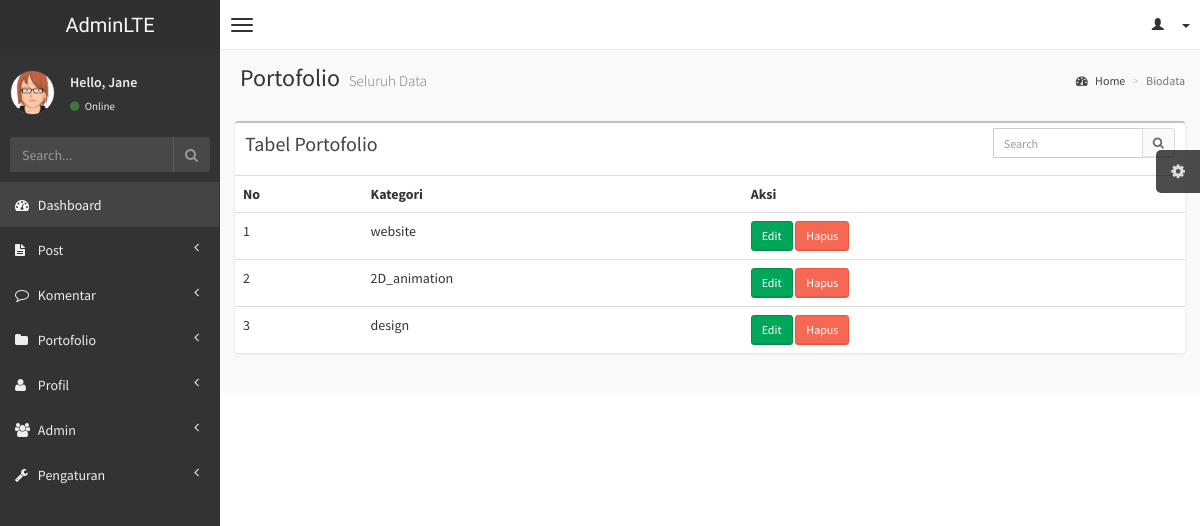
Page /admin/kategori_portofolio.php (signed in) on the committed database.
### tables this page shows
CREATE TABLE `kategori_portofolio` (
  `id_kategori` int(11) NOT NULL,
  `judul` varchar(300) NOT NULL
);

### classes/portofolio.php (called while the page is built, shortened)
<?php
class portofolio
{
  private $db;
    function __construct()
    {
      $this->db = database::getInstance();
    }
  public function get_edit_kategori()
  {
  $port = $this->db->get_all('kategori_portofolio');
  return $port;
  }
  public function get_count_portofolio()
  {
  $skill = $this->db->get_count('portofolio');
  return $skill;
  }
}
?>

### classes/database.php (called while the page is built, shortened)
<?php
class database{
private static $INSTANCE = null;
private $Mysqli,
        $HOST ='localhost',
        $USER ='root',
        $PASS = '',
        $DBNAME ='co';
public function  __construct()
{
  $this->mysqli = new mysqli ($this->HOST, $this->USER, $this->PASS, $this->DBNAME);
}
  public static function getInstance(){
  if (!isset(self::$INSTANCE)){
    self::$INSTANCE = new database();
  }
  return self::$INSTANCE;
}
public function get_all($table){
$query = "SELECT * FROM $table";
$result = $this->mysqli->query($query);
while ($row = $result->fetch_assoc()){
$results[] = $row;
}
return $results;
}
public function get_count($table){
$query = "SELECT * FROM $table";
$result = $this->mysqli->query($query);
$row = $result->num_rows;
return $row;
}
}
?>

### core/admin_init_oop.php (called while the page is built, shortened)
<?php
$port = new portofolio();
 ?>

### admin/kategori_portofolio.php (the view, shortened to what this page needs)
<?php  require_once '../core/admin_init_oop.php';?>
<?php  require_once "../resources/header_admin.php"; ?>
<?php
$portofolio = $port->get_edit_kategori();
$num = $port->get_count_portofolio();
 ?>
<aside class="right-side">
     <section class="content-header">
         <h1>
             Portofolio
             <small>Seluruh Data</small>
         </h1>
         <ol class="breadcrumb">
             <li><a href="#"><i class="fa fa-dashboard"></i> Home</a></li>
             <li class="active">Biodata</li>
         </ol>
     </section>
     <section class="content">
         <div class="row">
           <div class="col-xs-12">
                               <div class="box">
                                   <div class="box-header">
                                       <h3 class="box-title">Tabel Portofolio</h3>
                                       <div class="box-tools">
                                           <div class="input-group">
                                               <input type="text" name="table_search" class="form-control input-sm pull-right" style="width: 150px;" placeholder="Search">
                                               <div class="input-group-btn">
                                                   <button class="btn btn-sm btn-default"><i class="fa fa-search"></i></button>
                                               </div>
                                           </div>
                                       </div>
                                   </div>
                                   <div class="box-body table-responsive no-padding">
                                       <table class="table table-hover">
                                           <tbody><tr>
                                               <th>No</th>
                                               <th>Kategori</th>
                                               <th>Aksi</th>
                                           </tr>
                                           <?php if($num!= 0){
                                               $no = 1; ?>
                                           <?php foreach ($portofolio as $port): ?>
                                           <tr>
                                               <td><?php echo $no;?></td>
                                               <td><?php echo $port['judul'];?></td>
                                               <td>
                                                 <a href="../admin/edit_kategori_port.php?edit=<?php echo $port['id_kategori'] ?>">
                                                 <button class="btn btn-success btn-sm">Edit</button>
                                                 </a>
                                                 <a href="../admin/delete_kategori_port.php?delete=<?php echo $port['id_kategori'] ?>">
                                                  <button class="btn btn-danger btn-sm">Hapus</button>
                                                </a>
                                               </td>
                                           </tr>
                                         <?php $no++;  endforeach;  }?>
                                       </tbody></table>
                                   </div>
                               </div>
                           </div>
         </div>
     </section>
 </aside>
<?php require_once "../resources/footer_admin.php"; ?>

### resources/css/AdminLTE.css (style rules this page uses)
html, body { overflow-x: hidden!important; font-family: 'Source Sans Pro', sans-serif; -webkit-font-smoothing: antialiased; min-height: 100%; background: #f9f9f9; }
a { color: #3c8dbc; }
.right-side, .left-side { min-height: 100%; display: block; }
.right-side { background-color: #f9f9f9; margin-left: 220px; }
.content { padding: 20px 15px; background: #f9f9f9; }
h1, h2, h3, h4, h5, h6, .h1, .h2, .h3, .h4, .h5, .h6 { font-family: 'Source Sans Pro', sans-serif; }
.no-padding { padding: 0px !important; }
.right-side > .content-header { position: relative; padding: 15px 15px 10px 20px; }
.right-side > .content-header > h1 { margin: 0; font-size: 24px; }
.right-side > .content-header > h1 > small { font-size: 15px; display: inline-block; padding-left: 4px; font-weight: 300; }
.right-side > .content-header > .breadcrumb { float: right; background: transparent; margin-top: 0px; margin-bottom: 0; font-size: 12px; padding: 7px 5px; position: absolute; top: 15px; right: 10px; -webkit-border-radius: 2px; -moz-border-radius: 2px; border-radius: 2px; }
.right-side > .content-header > .breadcrumb > li > a { color: #444; text-decoration: none; }
.right-side > .content-header > .breadcrumb > li > a > .fa, .right-side > .content-header > .breadcrumb > li > a > .glyphicon, .right-side > .content-header > .breadcrumb > li > a > .ion { margin-right: 5px; }
.right-side > .content-header > .breadcrumb > li + li:before { content: '>\00a0'; }
.form-control { -webkit-border-radius: 0px !important; -moz-border-radius: 0px !important; border-radius: 0px !important; box-shadow: none; }
.box { position: relative; background: #ffffff; border-top: 2px solid #c1c1c1; margin-bottom: 20px; -webkit-border-radius: 3px; -moz-border-radius: 3px; border-radius: 3px; width: 100%; box-shadow: 0px 1px 3px rgba(0, 0, 0, 0.1); }
.box .box-header { position: relative; -webkit-border-top-left-radius: 3px; -webkit-border-top-right-radius: 3px; -webkit-border-bottom-right-radius: 0; -webkit-border-bottom-left-radius: 0; -moz-border-radius-topleft: 3px; -moz-border-radius-topright: 3px; -moz-border-radius-bottomright: 0; -moz-border-radius-bottomleft: 0; border-top-left-radius: 3px; border-top-right-radius: 3px; border-bottom-right-radius: 0; border-bottom-left-radius: 0; border-bottom: 0px solid #f4f4f4; color: #444; padding-bottom: 10px; }
.box .box-header:before, .box .box-header:after { display: table; content: " "; }
.box .box-header:after { clear: both; }
.box .box-header > .fa, .box .box-header > .glyphicon, .box .box-header > .ion, .box .box-header .box-title { display: inline-block; padding: 10px 0px 10px 10px; margin: 0; font-size: 20px; font-weight: 400; float: left; cursor: default; }
.box .box-header > .box-tools { padding: 5px 10px 5px 5px; }
.box .box-body { padding: 10px; -webkit-border-top-left-radius: 0; -webkit-border-top-right-radius: 0; -webkit-border-bottom-right-radius: 3px; -webkit-border-bottom-left-radius: 3px; -moz-border-radius-topleft: 0; -moz-border-radius-topright: 0; -moz-border-radius-bottomright: 3px; -moz-border-radius-bottomleft: 3px; border-top-left-radius: 0; border-top-right-radius: 0; border-bottom-right-radius: 3px; border-bottom-left-radius: 3px; }
.box .box-body > table, .box .box-body > .table { margin-bottom: 0; }
.box .box-body .table { margin-bottom: 0; }
.btn { font-weight: 500; -webkit-border-radius: 3px; -moz-border-radius: 3px; border-radius: 3px; border: 1px solid transparent; -webkit-box-shadow: inset 0px -2px 0px 0px rgba(0, 0, 0, 0.09); -moz-box-shadow: inset 0px -2px 0px 0px rgba(0, 0, 0, 0.09); box-shadow: inset 0px -1px 0px 0px rgba(0, 0, 0, 0.09); }
.btn.btn-default { background-color: #fafafa; color: #666; border-color: #ddd; border-bottom-color: #ddd; }
.btn.btn-success { background-color: #00a65a; border-color: #008d4c; }
.btn.btn-danger { background-color: #f56954; border-color: #f4543c; }
.btn.btn-sm { font-size: 12px; }
.skin-black .right-side > .content-header { background: transparent; box-shadow: none; }

### resources/css/style.css (style rules this page uses)
body { background-color: #ffffff; }

### rows in the picture
kategori_portofolio: judul "website"
kategori_portofolio: judul "2D_animation"
kategori_portofolio: judul "design"
